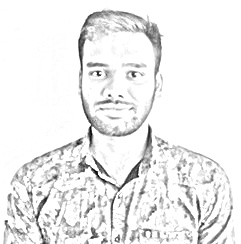
#> input picture pencil_sketch.jpg, 241 x 244 px
$ python main.py ../pencil_sketch.jpg
#> lines starting #> are read from the running program, lines starting #| are printed output that depends on the picture
import cv2
import numpy as np
import requests
import sys
import os

def load_image_from_url(url):
    response = requests.get(url)
    if response.status_code == 200:
        image_data = np.asarray(bytearray(response.content), dtype="uint8")
        image = cv2.imdecode(image_data, cv2.IMREAD_COLOR)
        return image
    else:
        print("Error: Unable to fetch image from URL")
        sys.exit(1)

# Get the filename argument
filename = sys.argv[1]

# Check if filename is a URL
if filename.startswith("http"):
    image = load_image_from_url(filename)
else:
    image = cv2.imread(filename)
#> image is the input picture: shape (244, 241, 3); min 0, max 255, mean 237.7

# Check if image was successfully loaded
if image is None:
    print("Error: Could not load image.")
    sys.exit(1)

# Convert the image to a pencil sketch
gray_image = cv2.cvtColor(image, cv2.COLOR_BGR2GRAY)
inverted_image = cv2.bitwise_not(gray_image)
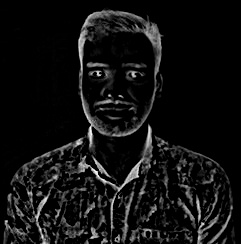
#> inverted_image: shape (244, 241); min 0, max 255, mean 17.3
blurred = cv2.GaussianBlur(inverted_image, (21, 21), 0)
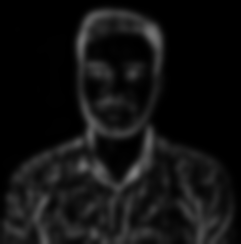
#> blurred: shape (244, 241); min 0, max 127, mean 17.3
inverted_blurred = cv2.bitwise_not(blurred)
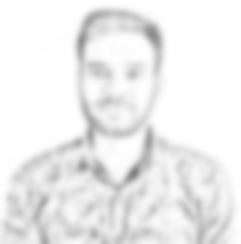
#> inverted_blurred: shape (244, 241); min 128, max 255, mean 237.7
sketch = cv2.divide(gray_image, inverted_blurred, scale=256.0)
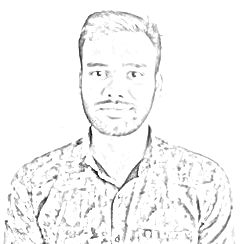
#> sketch: shape (244, 241); min 0, max 255, mean 245.6

# Ensure the "sketched_pic" directory exists
output_dir = "sketched_pic"
os.makedirs(output_dir, exist_ok=True)

# Save the pencil sketch in the "sketched_pic" folder
output_path = os.path.join(output_dir, 'pencil_sketch.jpg')
cv2.imwrite(output_path, sketch)
print(f"Pencil sketch saved as '{output_path}'")
